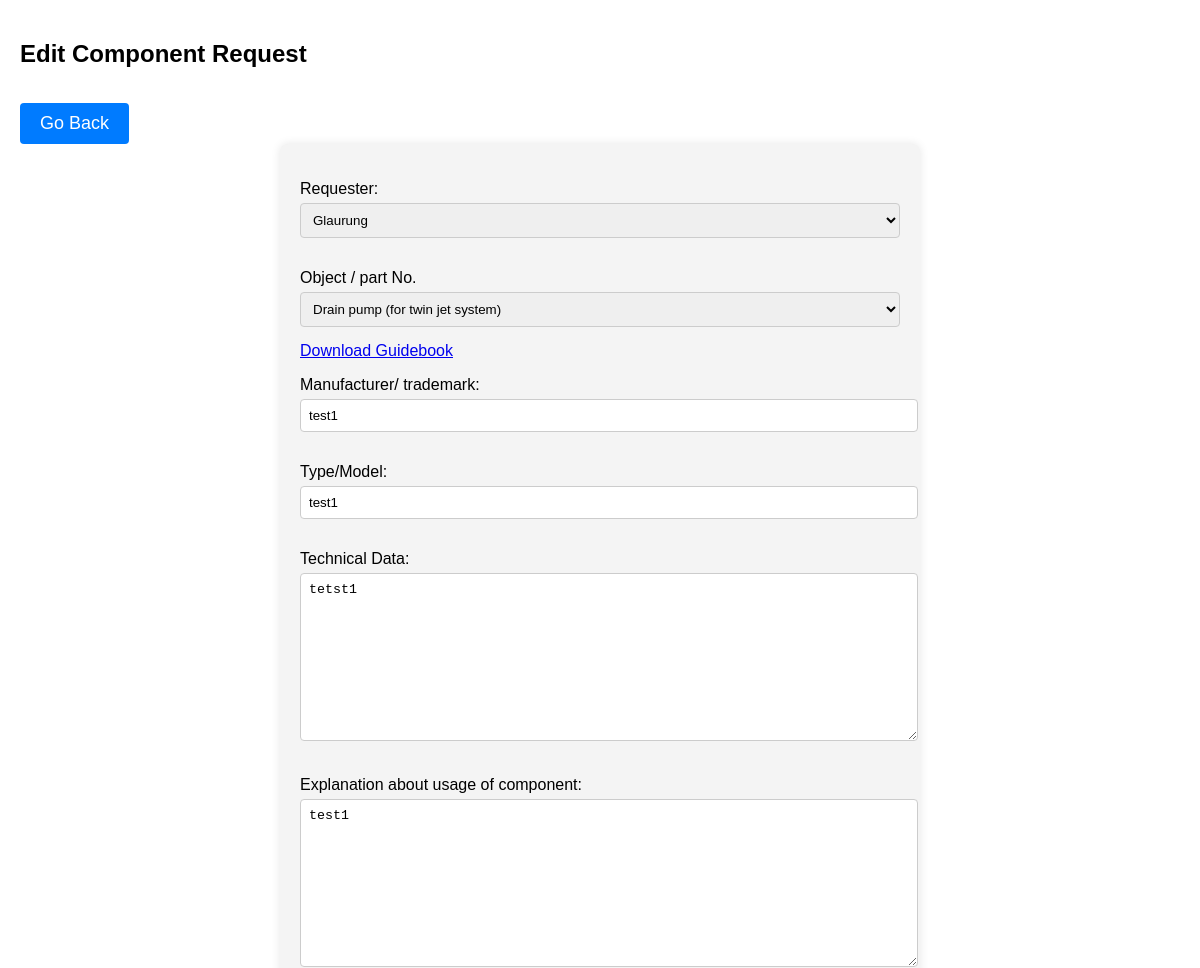
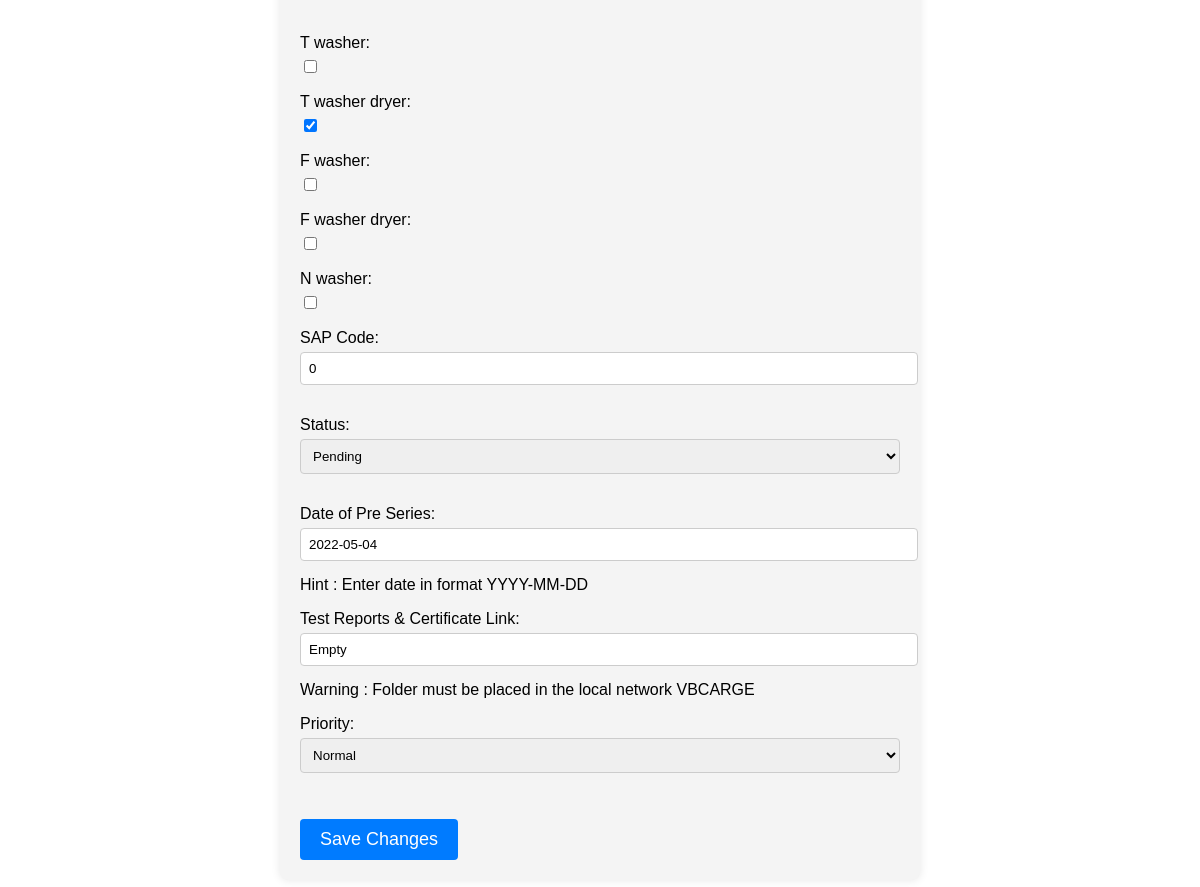
Page /UserAuth/component_requests/edit/1/ (signed in) on the committed database (2 pictures, top to bottom).
### LVD_Management_System/models.py (models this page shows, shortened)
class Component_Request(models.Model):
    R_parts = [("Main Motor - UM","Main Motor - UM"),("Main motor - BLDC","Main motor - BLDC"),("Drain pump (for twin jet system)",
             "Drain pump (for twin jet system)"),
             ("Drain pump","Drain pump"),("Circulation pump (for twin jet system)","Circulation pump (for twin jet system)"),
             ("Drain pump (twin jet system) (with emergency exit hose)","Drain pump (twin jet system) (with emergency exit hose)"),
             ("Dosage pump","Dosage pump"),
             ("Hydroboost pump","Hydroboost pump"),("Capacitor (for Hydro-boost pump)","Capacitor (for Hydro-boost pump)"),
             ("Thermal Protector","Thermal Protector"),("Belt (BLDC models)","Belt (BLDC models)"),
             ("Electrically operated door lock","Electrically operated door lock"),
             ("Door switch with interlock","Door switch with interlock"),
             ("Heating element","Heating element"),("with 2 fuse","with 2 fuse"),
             ("with alternative 2 fuse","with alternative 2 fuse"),("Heating element (Pyrojet)","Heating element (Pyrojet)"),
             ("Inlet valve (double)","Inlet valve (double)"),("Inlet valve (single)","Inlet valve (single)"),
             ("Inlet valve (triple)","Inlet valve (triple)"),("Level switch","Level switch"),
             ("Level sensor","Level sensor"),("NTC","NTC"),
             ("Reed Switch","Reed Switch"),("Steam Generator","Steam Generator"),("with Thermostat","with Thermostat"),
             ("Thermostat for Pyrojet Heating Element","Thermostat for Pyrojet Heating Element"),
             ("Overflow Switch","Overflow Switch"),("Electronic Module - BLDC Board","Electronic Module - BLDC Board"),
             ("Electronic Module - DC Board","Electronic Module - DC Board"),
             ("Electronic Module - Steamjet, Pyrojet, Dryer Board","Electronic Module - Steamjet, Pyrojet, Dryer Board"),
             ("Electronic Module - IO Board","Electronic Module - IO Board"),
             ("Electronic Module - Door Light Board","Electronic Module - Door Light Board"),
             ("Electronic Module - Main Board","Electronic Module - Main Board"),
             ("Electronic Module - UI Board","Electronic Module - UI Board"),("Drum Light Board","Drum Light Board"),
             ("Electronic Module - Sterilizone IO Board","Electronic Module - Sterilizone IO Board"),
             ("Electronic Module - Intelliwash IO Board","Electronic Module - Intelliwash IO Board"),
             ("Electronic Module - LED Board","Electronic Module - LED Board"),
             ("Electronic Module - UV Ballast Board","Electronic Module - UV Ballast Board"),
             ("Electronic Module - UV Lamp Board","Electronic Module - UV Lamp Board"),
             ("Electronic Module - Wifi Board","Electronic Module - Wifi Board"),("EMI filter","EMI filter"),
             ("Current Fuse","Current Fuse"),("Microcontroller - BLDC Board","Microcontroller - BLDC Board"),
             ("Microcontroller - Main Board","Microcontroller - Main Board"),("Optocoupler","Optocoupler"),
             ("Optotriac","Optotriac"),("Relay on PCB","Relay on PCB"),
             ("Safety Transformer","Safety Transformer"),("Switch on PCB","Switch on PCB"),
             ("Varistor","Varistor"),("XY Capacitor","XY Capacitor"),
             ("Plug Current Fuse","Plug Current Fuse"),("hose set (cold)","hose set (cold)"),
             ("hose set (hot)","hose set (hot)"),("Check Valve","Check Valve"),
             ("Supply cord","Supply cord"),("Plug","Plug")]
    R_Requester = models.ForeignKey("auth.User",on_delete = models.PROTECT,default = 1,verbose_name='Requester')
    R_Part_name = models.CharField(verbose_name="Object / part No.",max_length=100,choices=R_parts)
    R_Manufacturer = models.CharField(verbose_name="Manufacturer/ trademark",max_length=150)
    R_Model = models.CharField(verbose_name="Type/Model",max_length=120)
    R_Technical_Data = models.TextField(verbose_name="Technical Data")
    R_Determination = models.TextField(verbose_name="Explanation about usage of component")
    R_T_Washer_LVD = models.BooleanField(verbose_name="T washer",default=False)
    R_T_Washer_Dryer_LVD = models.BooleanField(verbose_name="T washer dryer",default=False)
    R_F_Washer_LVD = models.BooleanField(verbose_name="F washer",default=False)
    R_F_Washer_Dryer_LVD = models.BooleanField(verbose_name="F washer dryer",default=False)
    R_N_Washer_LVD = models.BooleanField(verbose_name="N washer",default=False)
    R_SAP_code = models.CharField(verbose_name="SAP Code",max_length=80)
    R_Status_Parts = [("Approved","Approved"),("Pending","Pending"),("Rejected","Rejected")]
    R_Status = models.CharField(verbose_name="Status",max_length=100,choices=R_Status_Parts, default = 'Pending')
    Pre_Series_Date = models.DateField(verbose_name = 'Date of Pre Series',help_text='Hint : Enter date in format YYYY-MM-DD')
    Test_Results_Link = models.CharField(verbose_name='Test Reports & Certificate Link',max_length=1000,
                                         help_text='Warning : Folder must be placed in the local network VBCARGE')
    R_Created_Date = models.DateField(auto_now_add=True,verbose_name='Created Date')
    R_Last_Update_Date = models.DateField(auto_now=True,verbose_name='Last Update')
    R_Priority_Choices = [("High","High"),("Normal","Normal"),("Low","Low")]
    R_Priority = models.CharField(verbose_name='Priority',choices=R_Priority_Choices,default='Normal',max_length=40)

### UserAuth/views.py (the view)
# urls.py: path('component_requests/edit/<int:id>/', views.edit_component_request, name='edit_component_request'),
@login_required(login_url='UserAuth:login')
def edit_component_request(request, id):
    component_request = get_object_or_404(Component_Request, id=id)
    if request.user != component_request.R_Requester and not request.user.is_superuser:
        form = Component_RequestAdminForm(instance=component_request)
        return render(request, 'view_component_request.html', {'form': form})
    if request.method == 'POST':
        form = Component_RequestAdminForm(request.POST, instance=component_request)
        if form.is_valid():
            form.save()
            return redirect('UserAuth:component_requests')
    else:
        form = Component_RequestAdminForm(instance=component_request)
    return render(request, 'edit_component_request.html', {'form': form, 'editable': True})

### LVD_Management_System/forms.py
class Component_RequestAdminForm(forms.ModelForm):
    class Meta :
        model = Component_Request
        fields = '__all__'
    def __init__(self, *args, **kwargs):
        super(Component_RequestAdminForm, self).__init__(*args, **kwargs)
        self.fields['R_Part_name'].help_text = format_html(
            '<a href="/static/Test-Requirements.pdf"download>Download Guidebook</a>'
        )

### templates/edit_component_request.html (shortened to what this page needs)
<!DOCTYPE html>
<html lang="en">
<head>
</head>
<body>
<h2>Edit Component Request</h2>
<button type="button" onclick="window.history.back();">Go Back</button>
<form method="post">
    {{ form.as_p }}
    <button type="submit">Save Changes</button>
</form>
</body>
</html>

### rows in the picture
Component_Request: R_Requester "Glaurung", R_Part_name "Drain pump (for twin jet system)", R_Manufacturer "test1", R_Model "test1", R_Technical_Data "tetst1", R_Determination "test1", R_T_Washer_Dryer_LVD "☑", R_SAP_code "0", R_Status "Pending", Pre_Series_Date "2022-05-04", Test_Results_Link "Empty", R_Priority "Normal"
